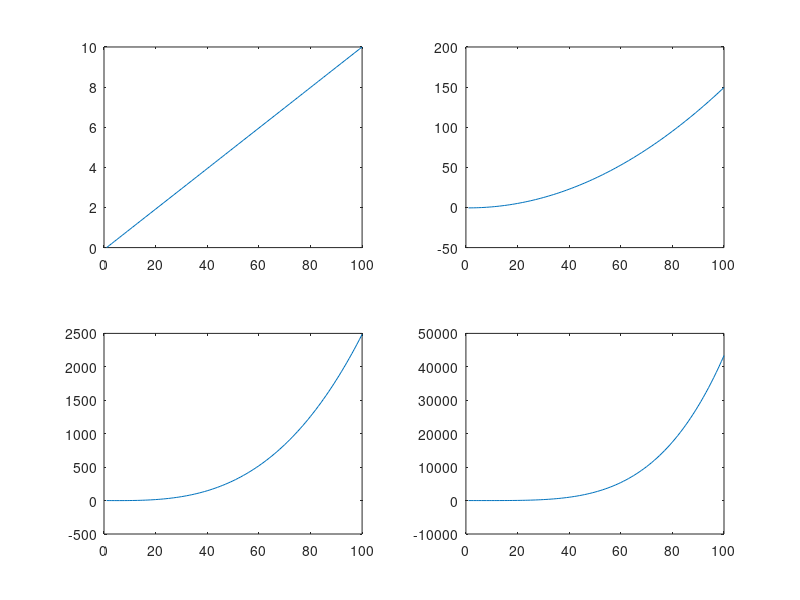

Write the MATLAB code that produced this figure.
%plot&subplot
clc;
x = linspace(0,10);
y1 = x;
y2 = 3/2*x.^2-1/2;
y3 = 5/2*x.^3-3/2*x;
y4 = 35/8*x.^4-15/4*x.^2+3/8;

figure 

subplot(2,2,1);
plot(y1);
subplot(2,2,2);
plot(y2);
subplot(2,2,3);
plot(y3);
subplot(2,2,4);
plot(y4);
